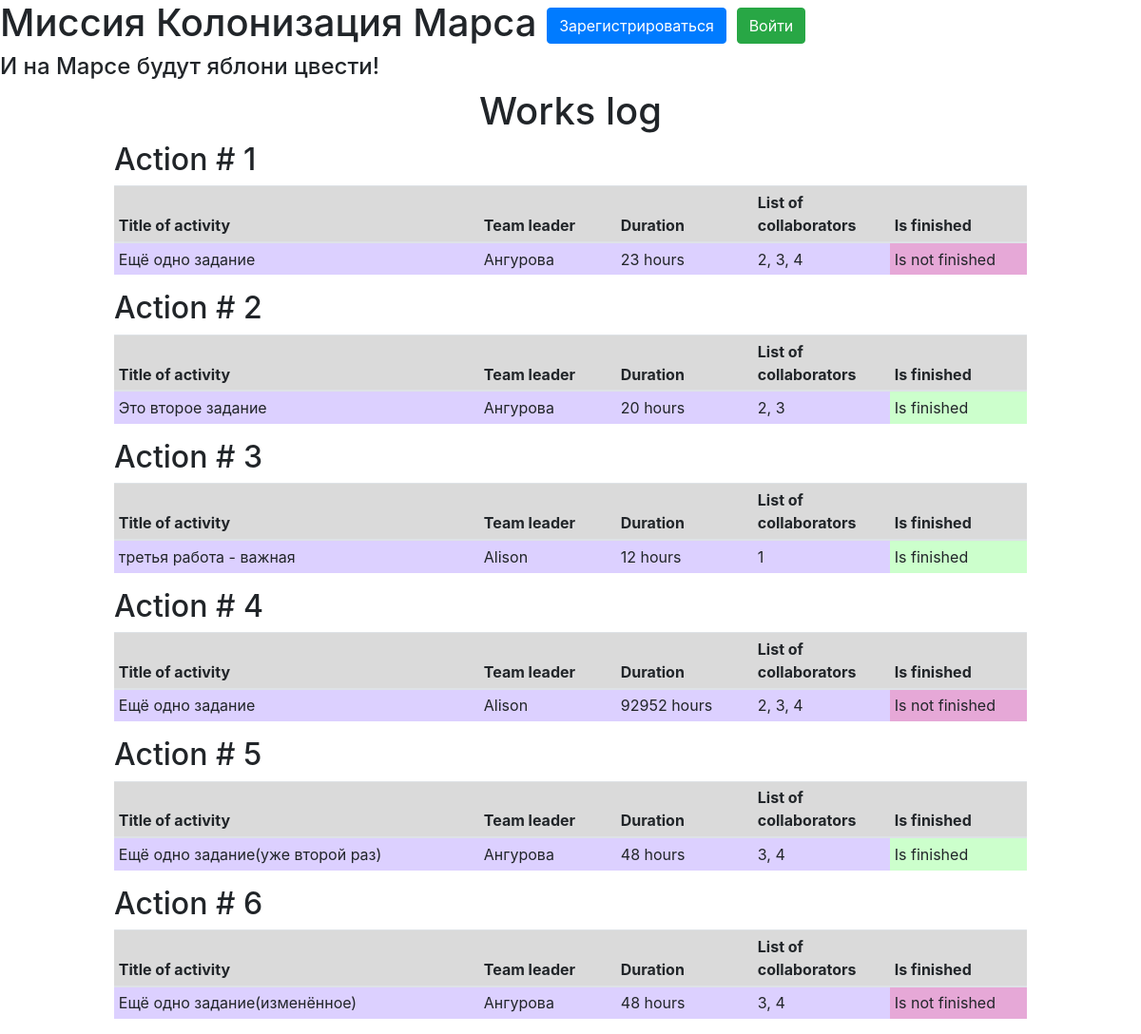
The page / on the database its author committed.
### data/Jobs.py (models this page shows)
class Jobs(SqlAlchemyBase, SerializerMixin):
    __tablename__ = 'jobs'
    id = sqlalchemy.Column(sqlalchemy.Integer,
                           primary_key=True, autoincrement=True)
    team_leader = sqlalchemy.Column(sqlalchemy.Integer,
                                    sqlalchemy.ForeignKey("users.id"))
    job = sqlalchemy.Column(sqlalchemy.String)
    work_size = sqlalchemy.Column(sqlalchemy.Integer)
    collaborators = sqlalchemy.Column(sqlalchemy.String)
    start_date = sqlalchemy.Column(sqlalchemy.DateTime)
    end_date = sqlalchemy.Column(sqlalchemy.DateTime)
    is_finished = sqlalchemy.Column(sqlalchemy.Boolean)
    creator = sqlalchemy.Column(sqlalchemy.Integer,
                                    sqlalchemy.ForeignKey("users.id"))

### data/users.py (models this page shows, shortened)
class User(SqlAlchemyBase, UserMixin, SerializerMixin):
    __tablename__ = 'users'
    is_active = False
    id = sqlalchemy.Column(sqlalchemy.Integer,
                           primary_key=True, autoincrement=True)
    surname = sqlalchemy.Column(sqlalchemy.String)
    name = sqlalchemy.Column(sqlalchemy.String)
    age = sqlalchemy.Column(sqlalchemy.Integer)
    position = sqlalchemy.Column(sqlalchemy.String)
    speciality = sqlalchemy.Column(sqlalchemy.String)
    address = sqlalchemy.Column(sqlalchemy.String)
    email = sqlalchemy.Column(sqlalchemy.String, unique=True)
    hashed_password = sqlalchemy.Column(sqlalchemy.String)
    modified_date = sqlalchemy.Column(sqlalchemy.DateTime,
                                      default=datetime.datetime.now)

### main.py (the view)
@app.route("/")
def index():
    session = db_session.create_session()
    jobs = session.query(Jobs).all()
    users = session.query(User).all()
    return render_template("index.html", jobs=jobs, current_user=current_user,
                           users=users, title='Журнал работ')

### data/db_session.py (called while the page is built)
def create_session() -> Session:
    global __factory
    return __factory()

### templates/index.html (shortened to what this page needs)
{% extends "base.html" %}
{% block content %}
<h1 style="text-align: center">Works log</h1>
{% for item in jobs%}
<table class="table table-sm table-inverse" style="margin-left: auto; margin-right: auto; max-width: 80%">
  <h2 style="margin-left: 10%">Action # {{ loop.index }}</h2>
  <thead>
    <tr class="table-active">
      <th style="width:40%">Title of activity</th>
      <th style="width:15%">Team leader</th>
      <th style="width:15%">Duration</th>
      <th style="width:15%">List of collaborators</th>
      <th style="width:15%">Is finished</th>
    </tr>
  </thead>
  <tbody>
    <tr style="background-color: #dcd0ff">
      <td>{{ item.job }}</td>
      <td>{{ users[item.team_leader - 1].surname }}</td>
      <td>{{ item.work_size }} hours</td>
      <td>{{ item.collaborators }}</td>
      {% if item.is_finished==0 %}
        <td style="background-color: #e6a8d7">Is not finished</td>
      {% else %}
        <td style="background-color: #ccffcc">Is finished</td>
      {% endif %}
    </tr>
  </tbody>
</table>
{% endfor %}
{% endblock %}

### templates/base.html (shortened to what this page needs)
<!DOCTYPE html>
<html lang="en">
    <head>
        <link href="{{path_to_css}}" rel="stylesheet">
        <link rel="stylesheet"
          href="https://stackpath.bootstrapcdn.com/bootstrap/4.4.1/css/bootstrap.min.css"
>
    </head>
    <body>
        {% set cabin = "Каюта №" %}
        <h1>Миссия Колонизация Марса
        {% if current_user.is_authenticated %}
            <a class="navbar-brand" href="/logout">{{ current_user.name }}</a>
        {% else %}
            <a class="btn btn-primary " href="/register">Зарегистрироваться</a>
            <a class="btn btn-success" href="/login">Войти</a>
        {% endif %}
        </h1>
        <h4 style="padding-left: 0px">И на Марсе будут яблони цвести!</h4>
        {% block content %}{% endblock %}
    </body>
</html>

### rows shown on the page
Jobs: job "Ещё одно задание", team_leader.surname "Ангурова", work_size "23", collaborators "2, 3, 4", is_finished "Is not finished"
Jobs: job "Это второе задание", team_leader.surname "Ангурова", work_size "20", collaborators "2, 3", is_finished "Is finished"
Jobs: job "третья работа - важная", team_leader.surname "Alison", work_size "12", collaborators "1", is_finished "Is finished"
Jobs: job "Ещё одно задание", team_leader.surname "Alison", work_size "92952", collaborators "2, 3, 4", is_finished "Is not finished"
Jobs: job "Ещё одно задание(уже второй раз)", team_leader.surname "Ангурова", work_size "48", collaborators "3, 4", is_finished "Is finished"
Jobs: job "Ещё одно задание(изменённое)", team_leader.surname "Ангурова", work_size "48", collaborators "3, 4", is_finished "Is not finished"
